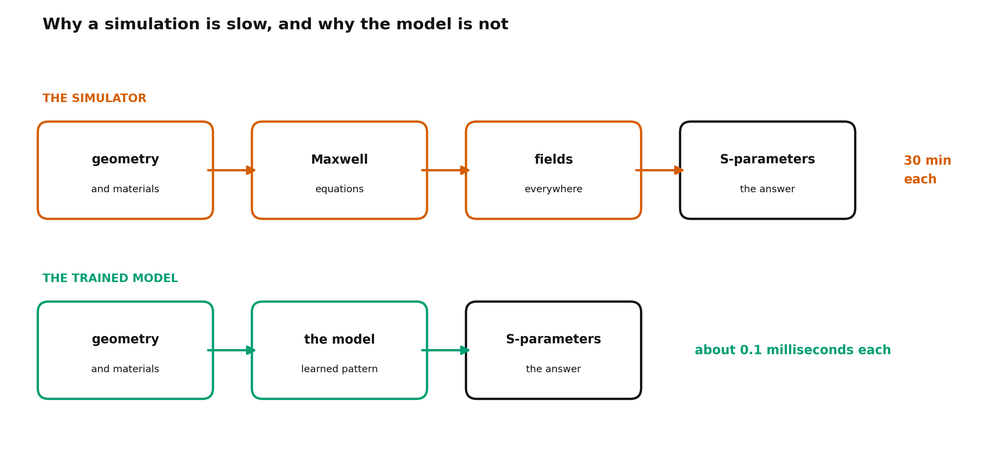
#> input picture research/figs/08_slow_fast.png, 1000 x 461 px, shrunk from 2939 x 1355 before the run
$ python make_pdf.py
#> lines starting #> are read from the running program, lines starting #| are printed output that depends on the picture
### research/vis.py
"""Figure toolkit with an automatic no-overlap guarantee.

Palette is Okabe-Ito, the standard colour-vision-deficiency safe set, so no two
meaning-carrying colours are confusable under deuteranopia, protanopia or
tritanopia. Colour never carries meaning on its own: every coloured element also
carries a text label or a shape difference.

check() renders the figure and fails loudly if any two text labels touch, or if
any drawn line or arrow passes through a text label, or if anything runs outside
the canvas. Nothing ships until it returns clean.
"""
import numpy as np, matplotlib
matplotlib.use('Agg')
from matplotlib.text import Text as _Text, Annotation as _Annotation
import matplotlib.pyplot as plt
from matplotlib.patches import FancyBboxPatch, FancyArrowPatch

# Okabe-Ito
INK      = '#121417'
GREY     = '#5C6B73'
FAINT    = '#E8ECEE'
BLUE     = '#0072B2'
ORANGE   = '#E69F00'
VERM     = '#D55E00'
GREEN    = '#009E73'
PURPLE   = '#CC79A7'
WHITE    = '#FFFFFF'
TINT_B   = '#E4F0F7'
TINT_O   = '#FBF0DC'
TINT_G   = '#DFF3EC'

plt.rcParams.update({
    'font.family':'DejaVu Sans','font.size':12,
    'text.color':INK,'axes.labelcolor':INK,'xtick.color':INK,'ytick.color':INK,
    'axes.edgecolor':GREY,'figure.facecolor':WHITE,'savefig.facecolor':WHITE,
})
DPI = 220
_registry = {}          # fig -> dict(owned=set(id(text)), lines=[list of (x,y) arrays in data coords + axis)]


def canvas(w, h):
    """Blank drawing surface, 100 units wide, height scaled to the aspect."""
    fig = plt.figure(figsize=(w, h))
    ax = fig.add_axes([0, 0, 1, 1])
    ax.set_xlim(0, 100); ax.set_ylim(0, 100 * h / w); ax.axis('off')
    _registry[fig] = {'owned': set(), 'paths': [], 'boxes': []}
    return fig, ax


# [56 lines left out: functions _own, card, link, elbow, not called in this run]


def _keep(t):
    return t.get_text().strip() and t.get_visible()


def _texts(fig):
    out = []
    owned = _registry.get(fig, {}).get('owned', set())
    for ax in fig.get_axes():
        for t in ax.texts:
            if _keep(t):
                out.append((t, id(t) in owned))
        if not ax.axison:
            continue
        for t in (ax.title, ax.xaxis.label, ax.yaxis.label):
            if _keep(t):
                out.append((t, False))
        lo, hi = ax.get_xlim()
        for loc, t in zip(ax.get_xticks(), ax.get_xticklabels()):
            if _keep(t) and min(lo, hi) - 1e-9 <= loc <= max(lo, hi) + 1e-9:
                out.append((t, 'tick'))
        lo, hi = ax.get_ylim()
        for loc, t in zip(ax.get_yticks(), ax.get_yticklabels()):
            if _keep(t) and min(lo, hi) - 1e-9 <= loc <= max(lo, hi) + 1e-9:
                out.append((t, 'tick'))
    for t in fig.texts:
        if _keep(t):
            out.append((t, False))
    for ax in fig.get_axes():
        lg = ax.get_legend()
        if lg is not None:
            for t in lg.get_texts():
                out.append((t, False))
    return out


def _extent(t, r):
    """Bounding box of the glyphs only. An Annotation's own get_window_extent
    includes its arrow, which would make every curve it points at look like a
    collision."""
    if isinstance(t, _Annotation):
        return _Text.get_window_extent(t, r)
    return t.get_window_extent(r)


def check(fig, name, pad=1.5, verbose=True):
    """Return a list of problems. Empty list means the figure is clean."""
    fig.canvas.draw()
    r = fig.canvas.get_renderer()
    items = [(t.get_text()[:30].replace(chr(10), ' / '), _extent(t, r), owned, id(t))
             for t, owned in _texts(fig)]
    bad = []
    for i in range(len(items)):
        for j in range(i + 1, len(items)):
            a, b = items[i][1], items[j][1]
            if (a.x0 - pad < b.x1 and b.x0 - pad < a.x1 and
                    a.y0 - pad < b.y1 and b.y0 - pad < a.y1):
                bad.append(f'TEXT/TEXT  "{items[i][0]}"  vs  "{items[j][0]}"')
    fb = fig.bbox
    for label, bb, kind, _tid in items:
        if kind == 'tick':
            continue          # matplotlib clips ticks outside the view itself
        if bb.x0 < fb.x0 - 1 or bb.x1 > fb.x1 + 1 or bb.y0 < fb.y0 - 1 or bb.y1 > fb.y1 + 1:
            bad.append(f'OFF-CANVAS "{label}"')
    for ax, xs, ys in _registry.get(fig, {}).get('paths', []):
        px, py = ax.transData.transform(np.column_stack([xs, ys])).T
        for label, bb, owned, _tid in items:
            hit = ((px > bb.x0 - pad) & (px < bb.x1 + pad) &
                   (py > bb.y0 - pad) & (py < bb.y1 + pad))
            if hit.any():
                bad.append(f'LINE/TEXT  connector crosses "{label}"')
                break
    for pax in fig.get_axes():
        grid = set(map(id, pax.get_xgridlines() + pax.get_ygridlines()))
        for ln in pax.lines:
            if not ln.get_visible() or id(ln) in grid:
                continue
            xy = ln.get_xydata()
            if len(xy) < 2:
                continue
            import numpy as _np
            seg = _np.asarray(xy, float)
            keep = _np.isfinite(seg).all(axis=1)
            seg = seg[keep]
            if len(seg) < 2:
                continue
            dense = _np.concatenate([_np.linspace(seg[i], seg[i + 1], 12)
                                     for i in range(len(seg) - 1)])
            qx, qy = pax.transData.transform(dense).T
            for label, bb, kind, _tid in items:
                if kind == 'tick':
                    continue
                if ((qx > bb.x0 - pad) & (qx < bb.x1 + pad) &
                        (qy > bb.y0 - pad) & (qy < bb.y1 + pad)).any():
                    bad.append(f'CURVE/TEXT plotted line crosses "{label}"')
                    break
    for bax, bx, by, bw, bh, ids in _registry.get(fig, {}).get('boxes', []):
        (dx0, dy0), (dx1, dy1) = bax.transData.transform([(bx, by), (bx + bw, by + bh)])
        for label, bb, kind, tid in items:
            if tid in ids:
                continue
            if (dx0 - pad < bb.x1 and bb.x0 - pad < dx1 and
                    dy0 - pad < bb.y1 and bb.y0 - pad < dy1):
                bad.append(f'TEXT/BOX   "{label}" sits on a card')
    bad = sorted(set(bad))
    if verbose:
        print(('  CLEAN  ' if not bad else '  FAIL   ') + name +
              ('' if not bad else '\n           ' + '\n           '.join(sorted(set(bad)))))
    return bad


# [6 lines left out: function save, not called in this run]


def image(ax, path, x, y, w, h):
    """Place a PNG inside the data-coordinate rect (x, y, w, h), preserving its
    aspect ratio and centring it. The area it actually occupies is registered so
    check() will flag any text that lands on top of it."""
    import matplotlib.image as mpimg
    im = mpimg.imread(path)
    ih, iw = im.shape[0], im.shape[1]
    scale = min(w / iw, h / ih)
    dw, dh = iw * scale, ih * scale
    x0, y0 = x + (w - dw) / 2, y + (h - dh) / 2
    ax.imshow(im, extent=(x0, x0 + dw, y0, y0 + dh), aspect='auto', zorder=2,
              interpolation='antialiased')
    _registry[ax.figure]['boxes'].append((ax, x0, y0, dw, dh, []))
    return x0, y0, dw, dh

### research/make_pdf.py
"""Architecture report as a PDF. Every page is composed on one canvas and passes
the same no-overlap check as the figures: no text on text, no text on an image,
no connector through a label, nothing off the page."""
import textwrap
import matplotlib.pyplot as plt
from matplotlib.backends.backend_pdf import PdfPages
from matplotlib.patches import Rectangle
from vis import *

PW, PH = 13.333, 7.5
YMAX = 100 * PH / PW
COL = [4, 37, 70]
COL_W = 28
FULL_W = 92
pages, problems = [], {}


def page():
    return canvas(PW, PH)


def head(ax, kicker, title):
    ax.text(4, YMAX - 5.0, kicker, fontsize=9.5, fontweight='bold', color=ORANGE)
    ax.text(4, YMAX - 10.0, title, fontsize=17, fontweight='bold')
    ax.plot([4, 96], [YMAX - 12.6, YMAX - 12.6], color=FAINT, lw=2)


def body(ax, x, y, text, width=COL_W, size=10.6, color=INK, bold=False, raw=False):
    """Paragraph wrapped to `width` canvas units. 100 units span the page."""
    if raw:
        out = text
    else:
        per = (0.66 if bold else 0.60) * size / 10.6   # bold glyphs run wider
        cap = max(12, int(width / per))
        out = textwrap.fill(' '.join(text.split()), cap)
    ax.text(x, y, out, fontsize=size, va='top', linespacing=1.75, color=color,
            fontweight='bold' if bold else 'normal')


def foot(ax, y, text, color=ORANGE):
    body(ax, 4, y, text, width=FULL_W, color=color, bold=True)


def finish(fig, name):
    problems[name] = check(fig, name)
    pages.append(fig)


# ---- cover -------------------------------------------------------------------
fig, ax = page()
ax.add_patch(Rectangle((0, 0), 100, YMAX, fc=INK, ec='none', zorder=0))
ax.text(8, 38, 'HUAWEI TECH ARENA 2026    SUB-TOPIC 3', fontsize=11,
        fontweight='bold', color=ORANGE, zorder=3)
ax.text(8, 29, 'The architecture,\ncomponent by component', fontsize=26,
        fontweight='bold', color=WHITE, zorder=3, va='top', linespacing=1.4)
ax.text(8, 16, 'What each part of the system is, why it is there, and what it earns\n'
               'against the two criteria the competition actually marks.',
        fontsize=13, color='#C8D3D9', va='top', linespacing=1.8, zorder=3)
ax.text(8, 6, 'Built and measured on the 540-design dataset supplied by Huawei.',
        fontsize=10.5, color='#8E9BA3', zorder=3)
finish(fig, 'p01_cover')

# ---- the problem -------------------------------------------------------------
fig, ax = page()
head(ax, 'THE PROBLEM', 'One simulation is cheap. A hundred thousand are not.')
image(ax, 'figs/08_slow_fast.png', 4, 17, 92, 24)
#> in image, im is the input picture: shape (461, 1000, 4) float32; mean R, G, B, A 0.974, 0.974, 0.969, 1
body(ax, COL[0], 14, 'A full-wave simulator solves Maxwell equations for the fields '
                     'throughout the structure, then reports what comes out of each '
                     'port. It is accurate and it is slow.')
body(ax, COL[1], 14, 'That is fine when you need one answer. It is hopeless when you '
                     'need to know how a hundred thousand manufactured boards will '
                     'behave, which is what a tolerance study asks.')
body(ax, COL[2], 14, 'The trained model never solves Maxwell. It learned the pattern '
                     'from examples that did, so it answers in a tenth of a millisecond '
                     'instead of 30 minutes.', color=ORANGE, bold=True)
finish(fig, 'p02_problem')

# ---- architecture ------------------------------------------------------------
fig, ax = page()
head(ax, 'THE SYSTEM', 'How the whole thing fits together')
image(ax, 'figs/09_architecture.png', 4, 11, 92, 30)
#> call 2 of image, with path = 'figs/09_architecture.png', x = 4, y = 11, w = 92, h = 30
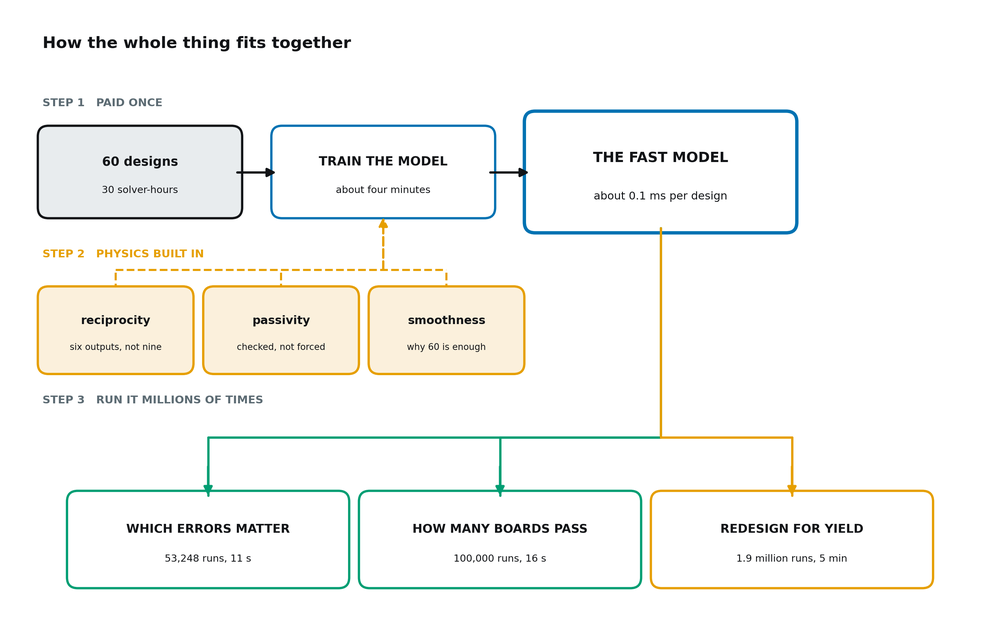
#> input picture research/figs/09_architecture.png, 1000 x 626 px, shrunk from 2939 x 1839 before the run
#> in image, im is the input picture: shape (626, 1000, 4) float32; mean R, G, B, A 0.966, 0.969, 0.958, 1
body(ax, COL[0], 8.5, 'STEP 1 is paid once. Sixty simulations, 30 solver-hours, then '
                      'about four minutes of training. Everything after is cheap.')
body(ax, COL[1], 8.5, 'STEP 2 is where physics enters. Three laws the measurement '
                      'already obeys are built in or verified, not learned.')
body(ax, COL[2], 8.5, 'STEP 3 is the payoff. Three studies that were previously '
                      'unaffordable, each now taking seconds.', color=ORANGE, bold=True)
finish(fig, 'p03_architecture')

# ---- component 1: the data ---------------------------------------------------
fig, ax = page()
head(ax, 'COMPONENT 1', 'The training data, and how little of it you need')
image(ax, 'figs/14_dataeff.png', 3, 13, 52, 29)
#> call 3 of image, with path = 'figs/14_dataeff.png', x = 3, y = 13, w = 52, h = 29
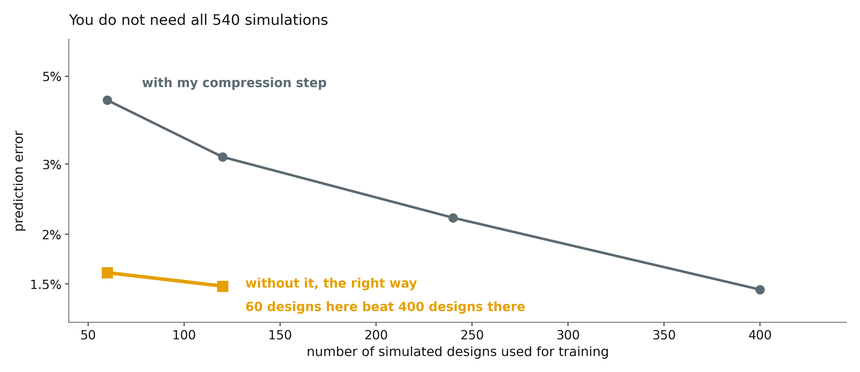
#> input picture research/figs/14_dataeff.png, 860 x 372 px, shrunk from 2527 x 1093 before the run
#> in image, im is the input picture: shape (372, 860, 4) float32; mean R, G, B, A 0.984, 0.982, 0.978, 1
body(ax, 60, 40,
     'WHAT IT IS\nDesigns simulated in the real solver,\neach an input and its measured answer.'
     '\n\nWHY IT MATTERS\nSimulations are the only real cost in\nthe project. Every one you avoid\nis time and money saved.'
     '\n\nWHAT WE MEASURED\nSixty designs reach engineering\naccuracy. That is one ninth of what\nHuawei supplied.',
     raw=True)
foot(ax, 9.5, 'The brief names data availability and training cost as two of its four technical '
              'challenges. Sixty designs is 30 solver-hours instead of 270, a claim a jury can check.')
finish(fig, 'p04_data')

# ---- component 2: the physics ------------------------------------------------
fig, ax = page()
head(ax, 'COMPONENT 2', 'The physics, and an honest negative result')
image(ax, 'figs/11_laws.png', 4, 19, 92, 22)
#> call 4 of image, with path = 'figs/11_laws.png', x = 4, y = 19, w = 92, h = 22
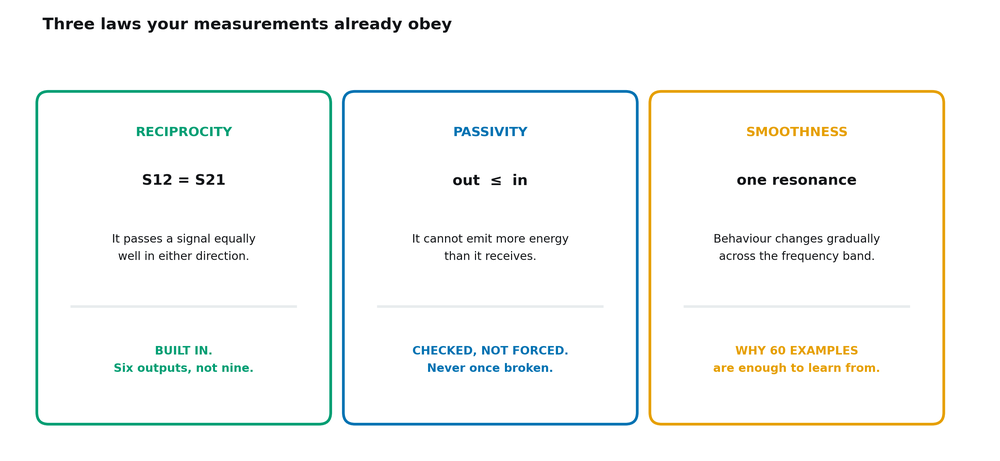
#> input picture research/figs/11_laws.png, 1000 x 461 px, shrunk from 2939 x 1355 before the run
#> in image, im is the input picture: shape (461, 1000, 4) float32; mean R, G, B, A 0.968, 0.976, 0.97, 1
body(ax, COL[0], 16, 'Reciprocity is imposed by construction. The model predicts six '
                     'numbers and copies the other three, so the law can never be '
                     'broken and the problem shrinks by a third.')
body(ax, COL[1], 16, 'Passivity was tested as a training constraint, as a penalty and '
                     'as a hard projection. Neither changed the error to four decimals, '
                     'and both cost thirty times the training time.')
body(ax, COL[2], 16, 'Reporting that is worth more than hiding it. A constraint only '
                     'pays where the model actually breaks it, and this device never '
                     'came close.', color=ORANGE, bold=True)
finish(fig, 'p05_physics')

# ---- component 3: the model --------------------------------------------------
fig, ax = page()
head(ax, 'COMPONENT 3', 'Which model, and why that one')
image(ax, 'figs/19_models.png', 3, 13, 54, 29)
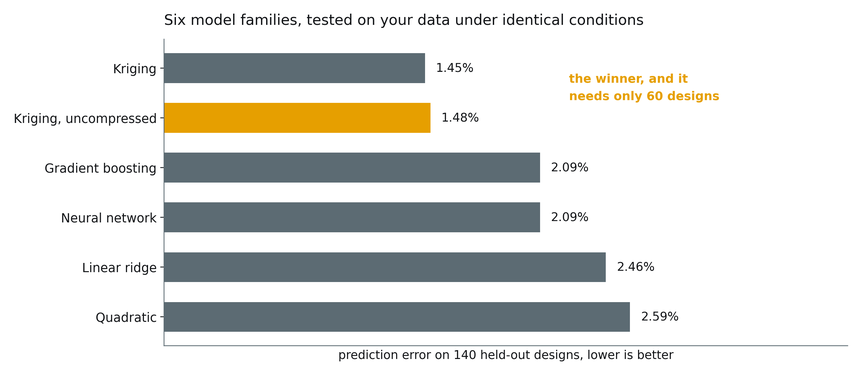
#> input picture research/figs/19_models.png, 861 x 375 px, shrunk from 2530 x 1101 before the run
#> in image, im is the input picture: shape (375, 861, 4) float32; mean R, G, B, A 0.869, 0.872, 0.861, 1
body(ax, 62, 40,
     'HOW THIS WAS DECIDED\nSix families, identical splits, five\nrepeats, 140 designs never seen.'
     '\n\nTHE SURPRISE\nA plain linear fit came within a\nfactor of two of the best model. Any\nproposal that skips that baseline is\nexposed.'
     '\n\nTHE CORRECTION\nCompressing the response first was\nmy own mistake. Removing it improved\nthe winner threefold.',
     raw=True)
foot(ax, 9.5, 'The recommendation rests on measurement rather than fashion. Kriging also carries a '
              'confidence estimate, which is what an active-learning loop needs and no rival here provides.')
finish(fig, 'p06_model')

# ---- output 1: sensitivity ---------------------------------------------------
fig, ax = page()
head(ax, 'OUTPUT 1', 'Which manufacturing errors actually matter')
image(ax, 'figs/10_sensitivity.png', 4, 18, 92, 24)
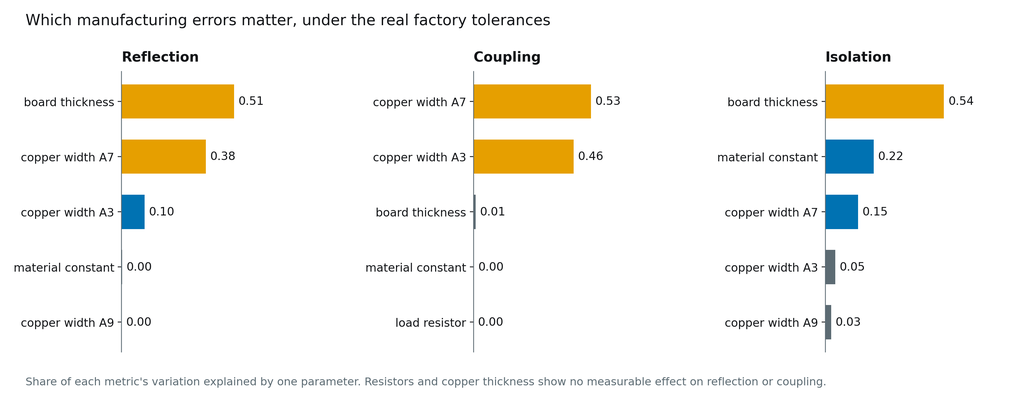
#> input picture research/figs/10_sensitivity.png, 1019 x 401 px, shrunk from 2995 x 1178 before the run
#> in image, im is the input picture: shape (401, 1019, 4) float32; mean R, G, B, A 0.966, 0.958, 0.933, 1
body(ax, COL[0], 15, 'Run under the real factory tolerances Huawei supplied: 53,248 cases '
                     'in 11 seconds. On the solver that is 3 years of simulation, run one '
                     'after another.')
body(ax, COL[1], 15, 'Board thickness and copper width A7 still explain 89 percent of '
                     'reflection. For isolation, the material constant fell from first to '
                     'second place once its real 2 percent tolerance replaced the wider '
                     'range in the dataset.')
body(ax, COL[2], 15, 'Resistors and copper thickness show no measurable effect on reflection '
                     'or coupling, even at their full real tolerance.', color=ORANGE, bold=True)
finish(fig, 'p07_sensitivity')

# ---- output 2: yield ---------------------------------------------------------
fig, ax = page()
head(ax, 'OUTPUT 2', 'How many boards pass, and how to raise it')
#> (the run stopped early here; a loop or call above may not have finished)
